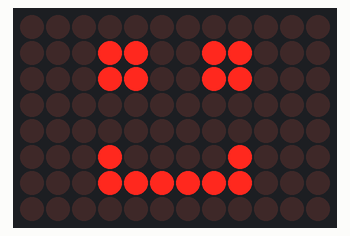
Bench run of a sketch on a simulated Arduino Uno R4 WiFi. On the bench: 12×8 LED matrix.

Above: at 0.1 s.
At 1.1 s:
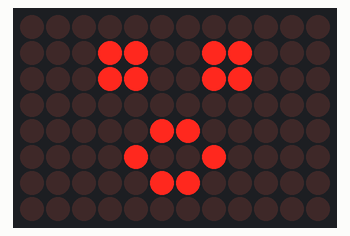

The sketch:

matrix3_two_frames.ino
```cpp
// matrix3_two_frames（LEDマトリクス：2枚の絵を交互に表示する）
// 自分のアニメーションを作るときは、このスケッチを「名前を付けて保存」してから、
// 作った絵の枚数に合わせて「表示する命令」と「待つ命令」を追加します。
// 絵の番号は 0 から始まります（3枚なら animation[0]〜animation[2]）。
// 「animation.h」タブに、2枚以上の絵のデータが必要です。
// LED Matrix Editor で 2枚作ってから、画面右上の「</>」アイコン（コードの書き出し）で書き出し、
// animation.h タブの中身を「全部」入れ替えます。

#include "Arduino_LED_Matrix.h"   // LEDマトリクスを使うためのライブラリ
#include "animation.h"            // 絵のデータ（animation.h タブ）

// 絵が1枚しかないときは、検証でこのメッセージのエラーになります。
static_assert(sizeof(animation) / sizeof(animation[0]) >= 2,
              "animation.h に絵が2枚ありません。エディターで2枚作ってから書き出してください。");

ArduinoLEDMatrix matrix;          // LEDマトリクスを使う準備

void setup() {
  matrix.begin();                 // LEDマトリクスを使い始める
}

void loop() {
  matrix.loadFrame(animation[0]); // 1枚目の絵を表示する
  delay(1000);                    // 1000ミリ秒（1秒）待つ ← 数値を変えてみよう
  matrix.loadFrame(animation[1]); // 2枚目の絵を表示する
  delay(1000);                    // 1000ミリ秒（1秒）待つ ← 数値を変えてみよう
}
```

animation.h
```cpp
const uint32_t animation[][4] = {
	{
		0x19819,
		0x80000001,
		0x81f8000,
		66
	},
	{
		0x19819,
		0x80000600,
		0x90060000,
		66
	}
};
```

Measured:
- what the display in image 1 shows lasts 1.0 s, from 1.0 s to 2.0 s
